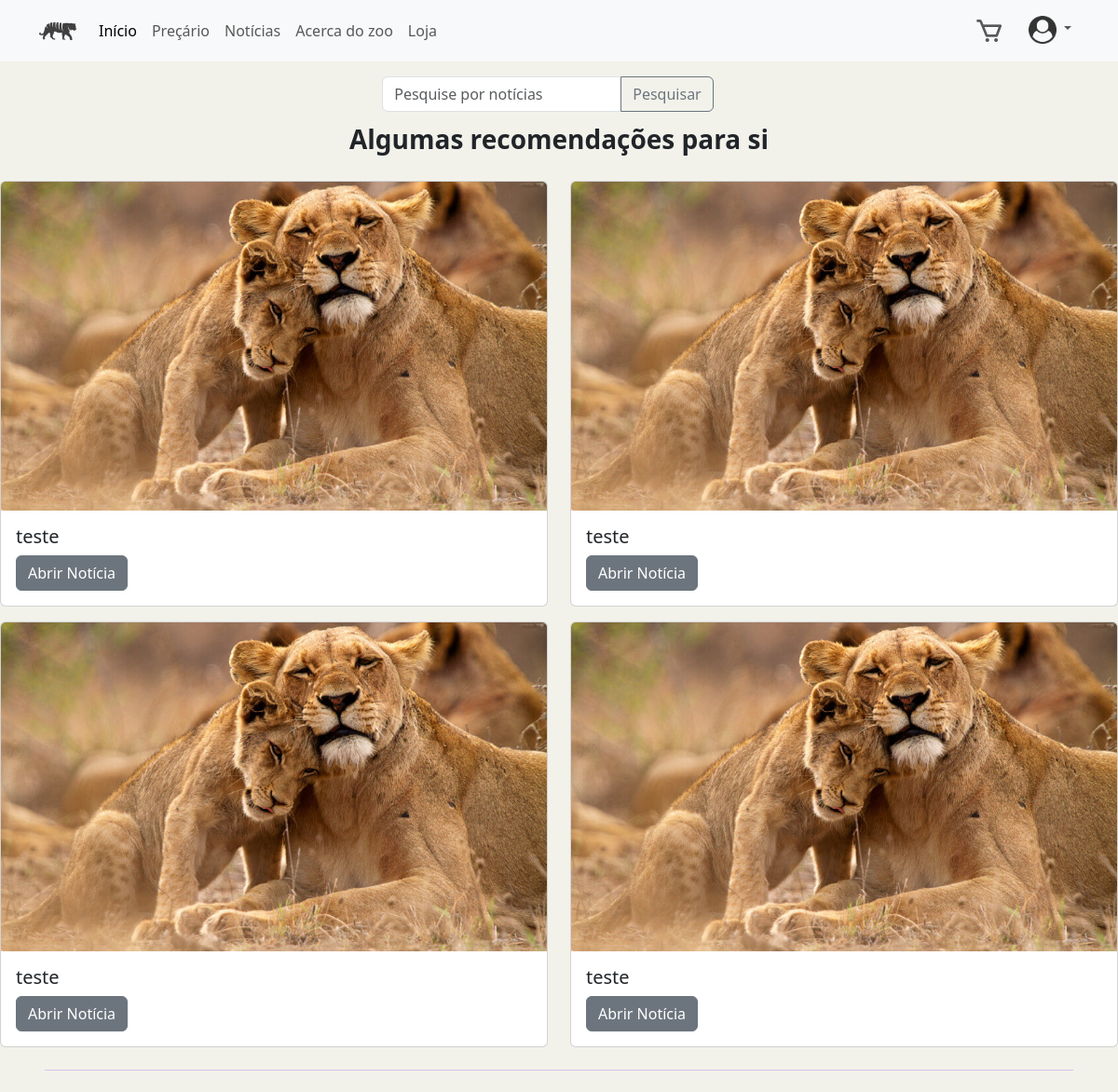
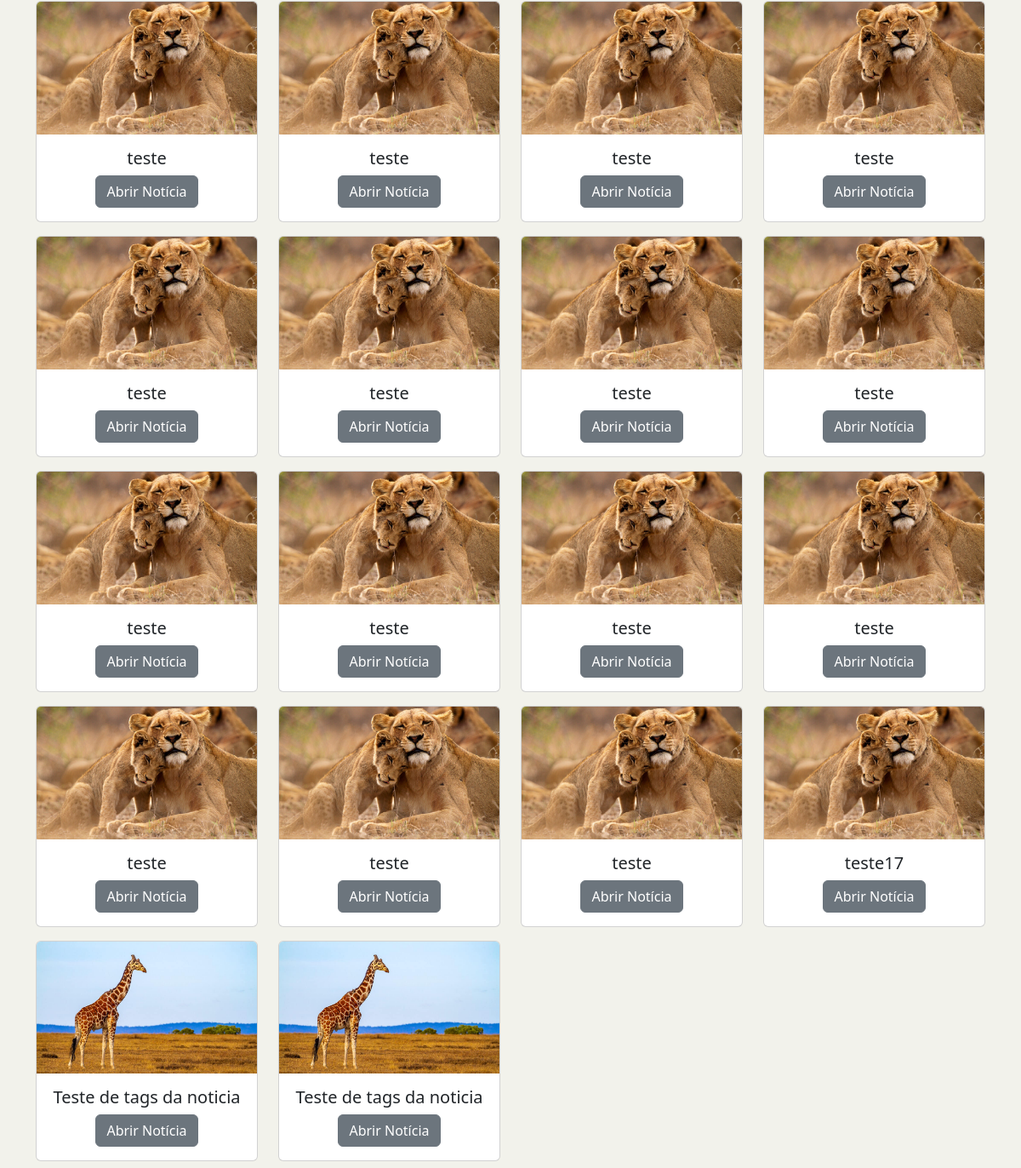
The app's page /noticias (signed in) with its own data (2 pictures, top to bottom).
### ZOO_App/models.py (models this page shows)
class Noticia(models.Model):
    imagem = models.FileField(upload_to="noticias", null=True)
    descricao = models.CharField(max_length=200)
    titulo = models.CharField(max_length=20)

### ZOO_App/views.py (the view, shortened to what this page needs)
# urls.py: path('noticias',views.render_noticias, name='listagem_noticias'),
def render_noticias(request):
    lista_noticias = Noticia.objects.all()
    if request.user.is_authenticated:
        listcart = getProductsInCart(request)
        lista_noticias_user = []
        lista_tags_user = []
        lista_tags={}
        lista_noticias_recomendadas = []
        listCart = getProductsInCart(request)
        for item in UtilizadorNoticia_pk.objects.filter(utilizador=request.user.utilizador):
            lista_noticias_user = lista_noticias_user + [item.noticia]
            for item2 in NoticiaTag_pk.objects.filter(noticia=item.noticia):
                if lista_tags is not None:
                    if item2.tag.nome not in lista_tags:
                        lista_tags[item2.tag.nome] = 1
                else:
                    lista_tags[item2.tag.nome] = 1
        for item in NoticiaTag_pk.objects.all():
            if item.noticia not in lista_noticias_user and item.tag.nome in lista_tags.keys():
                lista_noticias_recomendadas = lista_noticias_recomendadas + [item.noticia]
        if len(lista_noticias_recomendadas) < 4:
            for item in lista_noticias:
                if item not in lista_noticias_user:
                    lista_noticias_recomendadas = lista_noticias_recomendadas + [item]
        lista_noticias_recomendadas = lista_noticias_recomendadas + list(lista_noticias)
        lista_noticias_recomendadas = lista_noticias_recomendadas[0:4]
        lista_noticias = list(lista_noticias)
        return render(request, 'ZOO_App/listagem_noticias.html',
                      {'noticias': lista_noticias, 'recomendadas': lista_noticias_recomendadas[0:4], 'all' :listcart})

### ZOO_App/views.py (called while the page is built)
def auxGetProductsInCart(utilizador):
    pcc_pk = ProdutoCarinhoCompras_pk.objects.filter(utilizador=utilizador)
    list=[]
    for item in pcc_pk:
        if item.produto.ativo==False:
            continue
        list.append(item)
    return list

def getProductsInCart(request):
    product_list = Produto.objects.all()
    utilizador = get_object_or_404(Utilizador, user_id=request.user.id)
    list = auxGetProductsInCart(utilizador)
    return list

### ZOO_App/templates/ZOO_App/listagem_noticias.html (shortened to what this page needs)
{%extends "./index.html"%} {% block conteudo %} {% load static %}
<form
  class="row w-100 mt-3 justify-content-center"
  action="{% url 'ZOO_App:listagem_noticias' %}"
  method="post"
>
  <div class="col-auto">
    <div class="input-group">
      <input
        type="text"
        name="searchTerm"
        placeholder="Pesquise por notícias"
        class="form-control"
      />
      <button type="submit" class="btn btn-outline-secondary">Pesquisar</button>
    </div>
  </div>
</form>
{% if recomendadas %}
<div class="container text-center">
  <div class="row justify-content-center">
    <div class="col">
      <p class="text-center fs-3 fw-bolder mt-2 d-inline-block">
        Algumas recomendações para si
      </p>
    </div>
  </div>
</div>
<div class="row row-cols-sm-1 row-cols-md-2">
  {% for noticia in recomendadas %}
  <div class="col my-2">
    <div class="card">
      <img
        src="{{ noticia.imagem.url }}"
        class="card-img-top"
        alt="imagem da noticia"
      />
      <div class="card-body">
        <h5 class="card-title">{{noticia.titulo}}</h5>
        <a
          href="{% url 'ZOO_App:detalhe_noticia' noticia.id %}"
          class="btn btn-secondary"
          >Abrir Notícia</a
        >
      </div>
    </div>
  </div>
  {% endfor %}
</div>
<hr class="mx-5 fs-3" style="color: blueviolet" />
{% endif %}
<div class="container text-center">
  <div class="row row-cols-md-4">
    {% for noticia in noticias %}
    <div class="col my-2">
      <div class="card">
        <img
          src="{{ noticia.imagem.url }}"
          class="card-img-top"
          alt="imagem da noticia"
        />
        <div class="card-body">
          <h5 class="card-title">{{noticia.titulo}}</h5>
          <a
            href="{% url 'ZOO_App:detalhe_noticia' noticia.id %}"
            class="btn btn-secondary"
            >Abrir Notícia</a
          >
        </div>
      </div>
    </div>
    {% endfor %}
  </div>
</div>
{% endblock %}

### ZOO_App/templates/ZOO_App/index.html (style rules this page uses)
a { text-decoration: none; }
body { padding: 0px; margin: 0px; width: 100%; background-color: rgb(242, 242, 235); }

### records on screen
Noticia: titulo "teste"
Noticia: titulo "teste"
Noticia: titulo "teste"
Noticia: titulo "teste"
Noticia: titulo "teste"
Noticia: titulo "teste"
Noticia: titulo "teste"
Noticia: titulo "teste"
Noticia: titulo "teste"
Noticia: titulo "teste"
Noticia: titulo "teste"
Noticia: titulo "teste"
Noticia: titulo "teste"
Noticia: titulo "teste"
Noticia: titulo "teste"
Noticia: titulo "teste17"
Noticia: imagem (picture), titulo "Teste de tags da noticia"
Noticia: imagem (picture), titulo "Teste de tags da noticia"
